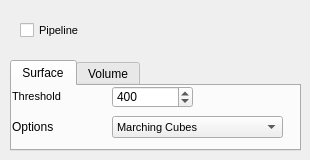
     <widget class="QWidget" name="tab_3">
      <attribute name="title">
       <string>Settings</string>
      </attribute>
      <widget class="QCheckBox" name="checkBox_Pipeline">
       <property name="geometry">
        <rect>
         <x>20</x>
         <y>10</y>
         <width>111</width>
         <height>41</height>
        </rect>
       </property>
       <property name="font">
        <font>
         <pointsize>8</pointsize>
        </font>
       </property>
       <property name="text">
        <string>Pipeline</string>
       </property>
      </widget>
      <widget class="QTabWidget" name="tabWidget_2">
       <property name="geometry">
        <rect>
         <x>10</x>
         <y>60</y>
         <width>291</width>
         <height>91</height>
        </rect>
       </property>
       <property name="currentIndex">
        <number>0</number>
       </property>
       <widget class="QWidget" name="tab_4">
        <attribute name="title">
         <string>Surface</string>
        </attribute>
        <widget class="QComboBox" name="comboBox_surface">
         <property name="geometry">
          <rect>
           <x>100</x>
           <y>30</y>
           <width>171</width>
           <height>22</height>
          </rect>
         </property>
         <property name="font">
          <font>
           <pointsize>8</pointsize>
          </font>
         </property>
         <item>
          <property name="text">
           <string>Marching Cubes</string>
          </property>
         </item>
        </widget>
        <widget class="QSpinBox" name="spinBox_surfacethreshold">
         <property name="geometry">
          <rect>
           <x>100</x>
           <y>0</y>
           <width>81</width>
           <height>22</height>
          </rect>
         </property>
         <property name="font">
          <font>
           <pointsize>9</pointsize>
          </font>
         </property>
         <property name="minimum">
          <number>-5000</number>
         </property>
         <property name="maximum">
          <number>5000</number>
         </property>
         <property name="value">
          <number>400</number>
         </property>
        </widget>
        <widget class="QLabel" name="label_5">
         <property name="geometry">
          <rect>
           <x>0</x>
           <y>30</y>
           <width>91</width>
           <height>21</height>
          </rect>
         </property>
         <property name="text">
          <string>Options</string>
         </property>
        </widget>
        <widget class="QLabel" name="label_3">
         <property name="geometry">
          <rect>
           <x>0</x>
           <y>0</y>
           <width>91</width>
           <height>21</height>
          </rect>
         </property>
         <property name="font">
          <font>
           <pointsize>8</pointsize>
          </font>
         </property>
         <property name="text">
          <string>Threshold </string>
         </property>
        </widget>
       </widget>
       <widget class="QWidget" name="tab_5">
        <attribute name="title">
         <string>Volume</string>
        </attribute>
       </widget>
      </widget>
     </widget>
